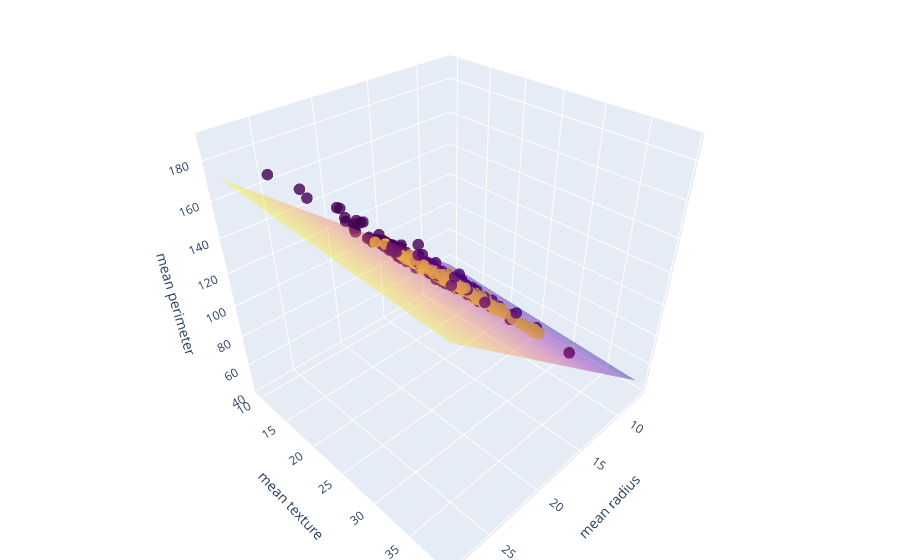

Notebook cell for this chart:
### Code cell
from sklearn.datasets import load_breast_cancer
from sklearn.svm import SVC
import numpy as np
import plotly.graph_objects as go

# Load data
cancer = load_breast_cancer()
X = cancer.data[:, :3]   # 3 features
y = cancer.target

# Train linear SVM
svm = SVC(kernel="linear")
svm.fit(X, y)

# 3D scatter (samples)
scatter = go.Scatter3d(
    x=X[:, 0],
    y=X[:, 1],
    z=X[:, 2],
    mode="markers",
    marker=dict(
        size=4,
        color=y,
        colorscale="Viridis",
        opacity=0.8
    ),
    name="Samples"
)

# Decision plane
w = svm.coef_[0]
b = svm.intercept_[0]

xx, yy = np.meshgrid(
    np.linspace(X[:, 0].min(), X[:, 0].max(), 20),
    np.linspace(X[:, 1].min(), X[:, 1].max(), 20)
)

zz = (-w[0] * xx - w[1] * yy - b) / w[2]

plane = go.Surface(
    x=xx,
    y=yy,
    z=zz,
    opacity=0.4,
    showscale=False,
    name="Decision Plane"
)

fig = go.Figure(data=[scatter, plane])

fig.update_layout(
    scene=dict(
        xaxis_title=cancer.feature_names[0],
        yaxis_title=cancer.feature_names[1],
        zaxis_title=cancer.feature_names[2]
    ),
    margin=dict(l=0, r=0, b=0, t=0)
)

fig.show()

### Figure 1 — Plotly figure (JSON) as saved in the notebook; plotly's stock layout.template omitted (floating-point values rounded to 4 significant figures; data arrays with more than 128 entries replaced by an {"elided": "..."} marker saying what was removed)
{"data": [{"marker": {"color": {"elided": "569 int values"}, "colorscale": [[0, "#440154"], [0.1111, "#482878"], [0.2222, "#3e4989"], [0.3333, "#31688e"], [0.4444, "#26828e"], [0.5556, "#1f9e89"], [0.6667, "#35b779"], [0.7778, "#6ece58"], [0.8889, "#b5de2b"], [1, "#fde725"]], "opacity": 0.8, "size": 4}, "mode": "markers", "name": "Samples", "type": "scatter3d", "x": {"elided": "569 float values"}, "y": {"elided": "569 float values"}, "z": {"elided": "569 float values"}}, {"name": "Decision Plane", "opacity": 0.4, "showscale": false, "type": "surface", "x": {"elided": "20x20 float values"}, "y": {"elided": "20x20 float values"}, "z": {"elided": "20x20 float values"}}], "layout": {"margin": {"b": 0, "l": 0, "r": 0, "t": 0}, "scene": {"xaxis": {"title": {"text": "mean radius"}}, "yaxis": {"title": {"text": "mean texture"}}, "zaxis": {"title": {"text": "mean perimeter"}}}}}
